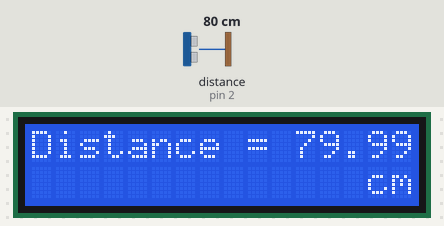
Simulated run of this sketch. Board: Arduino Uno, built with avr-gcc and run on an emulated ATmega328P. Parts: 16×2 character LCD. The test bench sets the inputs (shaded band); at power-on: distance to the obstacle (sensor on pin 2) 80 cm. The echo pulse lasts 58.3 µs per cm.

Above: at 1.2 s.
1.3 s: distance to the obstacle (sensor on pin 2) set to 2 cm
At 2.1 s:
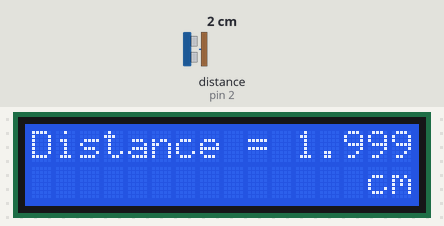
3.2 s: distance to the obstacle (sensor on pin 2) set to 4 cm
At 4.7 s:
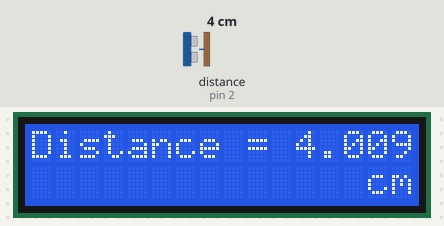
5.0 s: distance to the obstacle (sensor on pin 2) set to 9 cm
At 6.1 s:
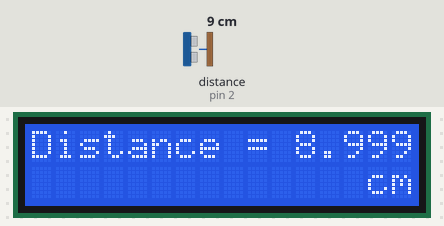
Timing chart, 0 to 8.0 s (numbered marks = the images above; inputs shaded):
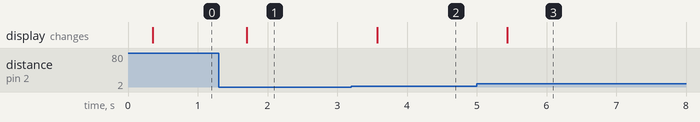

Measured:
- after the input at 1.3 s, the display: changes after 0.41 s (image 1)
- after the input at 3.2 s, the display: changes after 0.37 s (image 2)
- after the input at 5.0 s, the display: changes after 0.44 s (image 3)

The sketch:

nano_distance_i2c_improved.ino
```cpp
#include <NewPing.h>
#include <LiquidCrystal_I2C.h>
#include <Wire.h>
#define trigPin  3
#define echoPin  2
#define MAX_DISTANCE 350
LiquidCrystal_I2C lcd = LiquidCrystal_I2C(0x27, 16, 2);
NewPing sonar(trigPin, echoPin, MAX_DISTANCE);
float duration, distance;
void setup() {
  pinMode(trigPin, OUTPUT);
  pinMode(echoPin, INPUT);
  lcd.init();
  lcd.backlight();
  lcd.setCursor(0,0);
  lcd.print("Distance = ");
  lcd.setCursor(14,1);
  lcd.print("cm");
}
void loop() {
  digitalWrite(trigPin, LOW);
  delayMicroseconds(2);
  digitalWrite(trigPin, HIGH);
  delayMicroseconds(10);
  digitalWrite(trigPin, LOW);
  int iterations = 10;
  duration = sonar.ping_median(iterations);
  distance = (duration / 2) * 0.0343;
  lcd.setCursor(11,0);
  lcd.print(distance);
}
```
